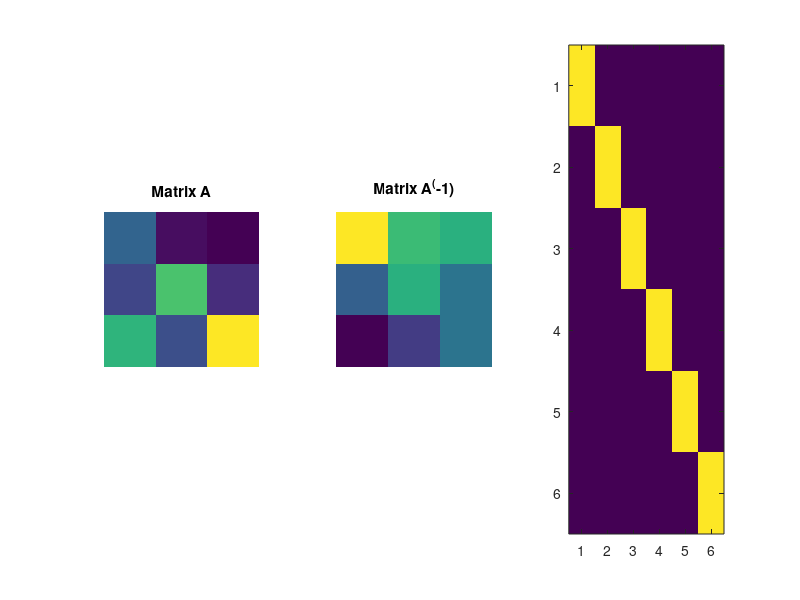
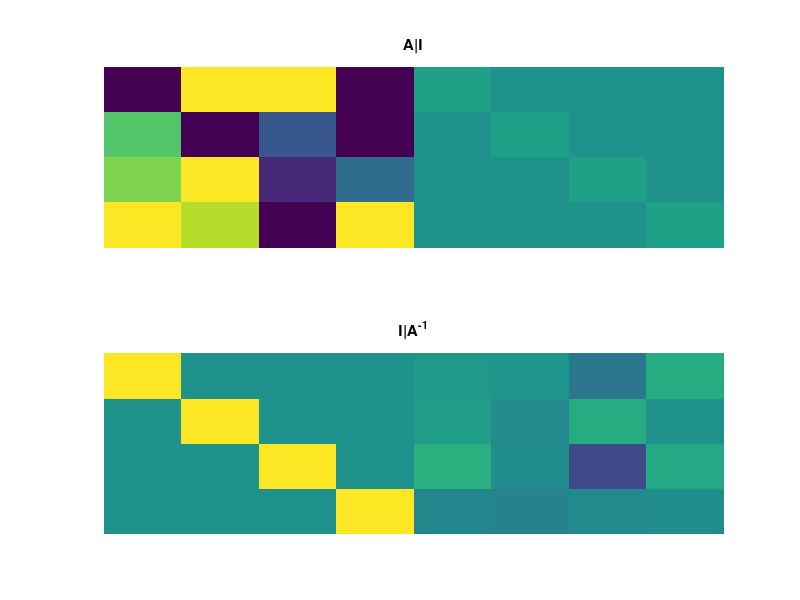
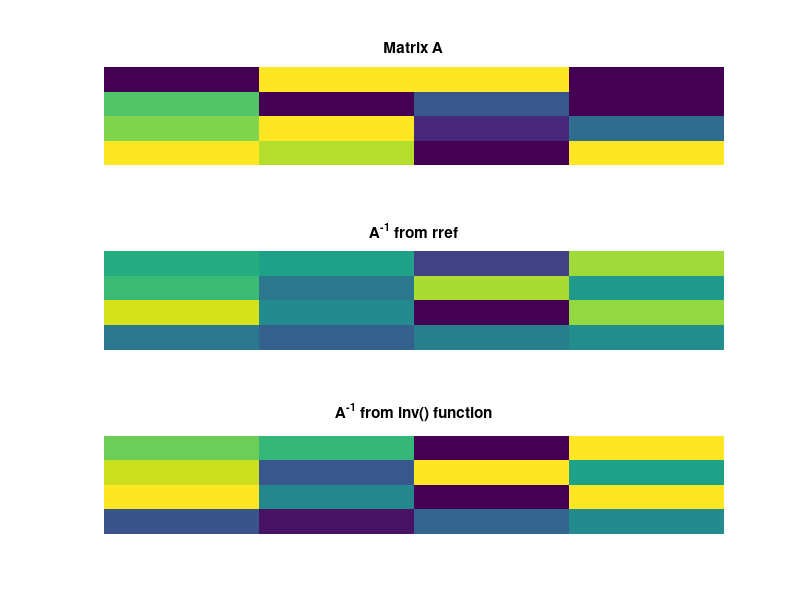

The MATLAB source for these figures, in order: (Note: this script raises an error after producing the figures.)
%% Matrix Inverse
% Generate a matrix of random numbers 3x3
m = 3;
A = randn(m);

% Compute the inverse
Ainv = inv(A);

% Check it is corrrect
id = A*Ainv;

% Show in an image
figure(1), clf
subplot(131), imagesc(A)
title("Matrix A"), axis square, axis off

subplot(132), imagesc(Ainv)
title("Matrix A^(-1)"), axis square, axis off

subplot(133), imagesc(id)
title("AA^(-1)"), axis square, axis off

%% Implement MCA in code
% Compute the inverse and compare it to the inv() function

m = 6;
A = randn(m);
rank(A)

% Part 1: Compute the minors matrix
rows = true(1,m);
rows(1) = false;

cols = true(1,m);
cols(1) = false;

A(rows, cols);

% Initialize
[minors,H] = deal(zeros(m));

% Create a loop
for i=1:m
    for j=1:m
        % define rows and columns for submatrix
        rows = true(1,m);
        rows(i) = false;

        cols = true(1,m);
        cols(j) = false;

        minors(i,j) = det(A(rows, cols));

        % Compute the H-Matrix
        H(i,j) = (-1)^(i+j);
    end
end

% the cofactor matrix
C = minors .*H;

% compute the adjugate
Ainv = C'/det(A);

Ainv - inv(A)

imagesc(A*Ainv)

%% Inverse via row reduction
m = 4;
A = round(10*randn(m));

% Augment A annd its identity
Aaug = [ A eye(m)];

% take reduced row eschelon
Asol = rref(Aaug);

Ainv = inv(A);

% Visualize
figure(2), clf

subplot(211), imagesc(Aaug)
title("A|I"), axis("off")
set(gca, "clim", [-1 1]*max(abs(Aaug(:)))*0.25)

subplot(212), imagesc(Asol)
title("I|A^{-1}"), axis("off")
set(gca, "clim", [-1 1]*max(abs(Asol(:)))*0.25)

figure(3), clf

subplot(311), imagesc(A)
title("Matrix A"), axis("off")
set(gca, "clim", [-1 1]*max(abs(A(:)))*0.25)

subplot(312), imagesc(Asol(:, 5:8))
title("A^{-1} from rref"), axis("off")
set(gca, "clim", [-1 1]*max(abs(Asol(:)))*0.08)

subplot(313), imagesc(Ainv)
title("A^{-1} from inv() function"), axis("off")
set(gca, "clim", [-1 1]*max(abs(Ainv(:)))*0.25)

%% Code Challenge: Inverse of diagonal Matrices

% Create some diagonal matrices: start with 2x2 and move up
% Compute their inverse (condition on diagonal matrix for invertibility)

A = [2 0; 0 3];
% need to install the tools first :) 
sym( inv(A) )

% Another way to create a diagonal matrix
A = diag(1:5);

sym(inv(A))

B = diag(1:10);

Adiag = diag(B);
Idiag = diag(inv(B));

Adiag .* Idiag;

% elements squared
Adiag ./ Idiag

% conditions for invertibility of diagonal matrix

%% Left- and Right-Inverse
% m>n for left inverse
% m<n for right inverse
m = 6;
n = 3;

A = randn(m,n);
AtA = A'*A;
AAt = A*A';

disp(["Rank of AtA is " num2str(rank(AtA)) ])
disp(["Rank of AAT is " num2str(rank(AAt)) ])

% Left inverse
Aleft = inv(AtA)*A';
I_left = Aleft * A;

% Right Inverse
Aright = A'*inv(AAt);
I_right = A * Aright; % because it is not full-rank

% Inverse function
AtA_inv = inv(AtA);
I_AtA = AtA_inv*AtA;

AAt_inv = inv(AAt);
I_AAt = AAt_inv*AAt;

% show images
figure(4), clf
subplot(331), imagesc(A), axis image, axis off
title([ 'A, r=' num2str(rank(A)) ])

subplot(332), imagesc(AtA), axis image, axis off
title([ 'A^TA, r=' num2str(rank(AtA)) ])

subplot(333), imagesc(AAt), axis image, axis off
title([ 'AA^T, r=' num2str(rank(AAt)) ])

subplot(335), imagesc(Aleft), axis image, axis off
title('Left inverse: (A^TA)^{-1}A^T')

subplot(336), imagesc(Aright), axis image, axis off
title('Right inverse: A^T(AA^T)^{-1}')

subplot(338), imagesc(I_left), axis image, axis off
title('[ (A^TA)^{-1}A^T ]  A')

subplot(339), imagesc(I_right), axis image, axis off
title('A  [ A^T(AA^T)^{-1} ]')

%% Pseudoinverse
% pseudoinverse of rectangular matrix A
pseudoInvA = pinv(A);

subplot(334), imagesc(pseudoInvA), axis image, axis off
title('MP Pseudoinverse of A')


subplot(337), imagesc(pseudoInvA*A), axis image, axis off
title('A^*A')

% create random matrix
n = 50;
A = randn(n);

% make rank deficient by repeating a column
A(:,end) = A(:,end-1);

% rank of A!
rank(A)

%% Pseudoinverse = inverse when matrix is invertible
% matrix size
m = 4;

% random integers matrix
A = round( 10*randn(m) );

% augment A and identity
Aaug = [ A eye(m) ];
size(Aaug)

% rref
Asol = rref(Aaug);

Ainvrref = Asol(:,m+1:end);
Ainv = inv(A);


% show the augemented matrices
figure(2), clf
subplot(211), imagesc(Aaug)